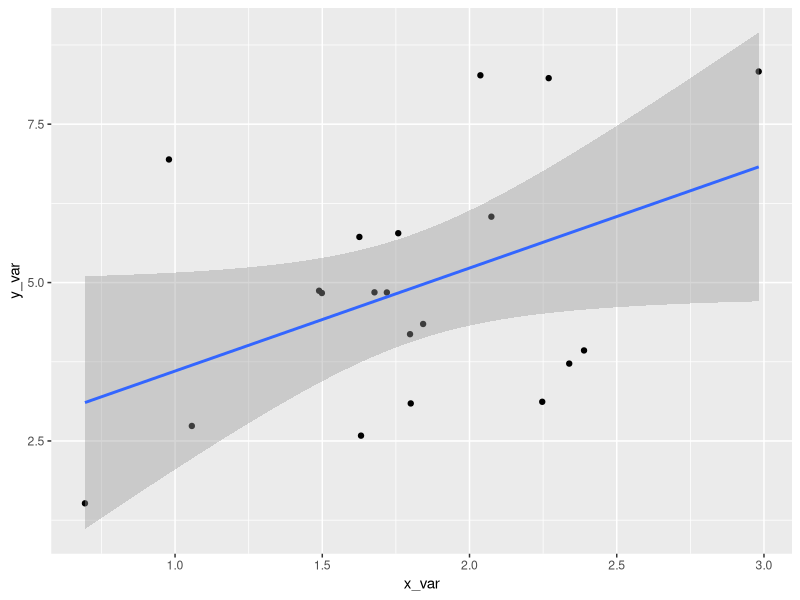
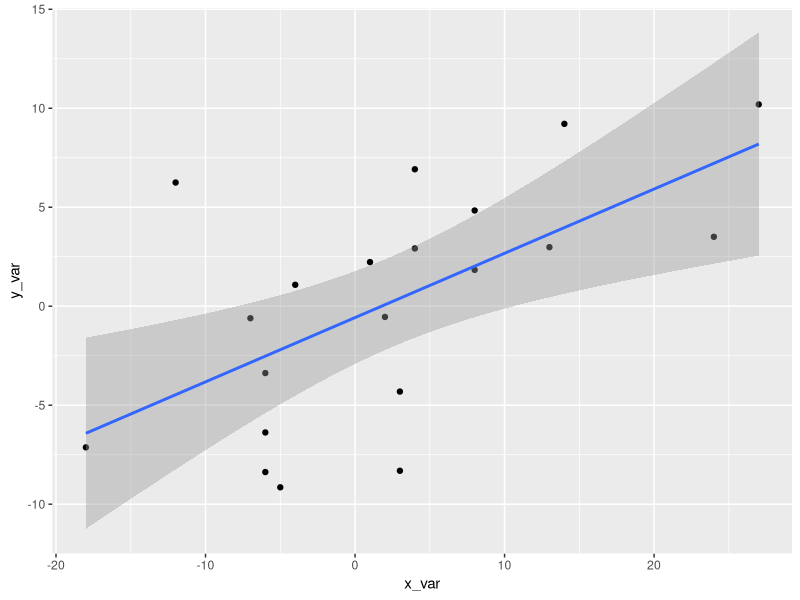

The R source for these figures, in order:
## ---- chunk 1
# Description ------------------
# A script that simulates data for my yellow birch regeneration project.  This script creates simulated data based on the real parameters from my dataset and then runs a linear model and graphs the results.  The independent variable is the size of the fallen over root mounds that the yellow brich are growing on and the dependent variable is the density of yellow birch seedlings growing on the root mound.

#  20 Mar 2022
#SPC

# Initialize -------------------
library(tidyverse)
library(ggplot2)
#set.seed(100)

#library(TeachingDemos)
# char2seed("espresso withdrawal")
# char2seed("espresso withdrawal", set = FALSE)

# Load Functions ---------------

# FUNCTION:create_data
# purpose: Create simulated data for linear model using known parameters from my data
# input: lm data parameters -  slope
# output: A data frame containing the simulated data set based on the given parameters
# ------------------------
create_simdata <- function(slope = runif(1), n = 10, mean = 50, sd = 10, intercept = 0) {
  noise <- rnorm(n = n, mean = 0, sd = 2)
  x_val  <- rnorm(n = n, mean = mean, sd = sd)
  y_val <- slope*x_val + noise + intercept
  df <- data.frame(x_val, y_val)
  
  return(df)
}


##########################
# FUNCTION:run_model
# purpose: Use x and y vectors to create a linear model
# input:x and y vectors of the same length 
# output: A summary of the results from a linear model run on these vectors
# ------------------------
run_model <- function(x= NULL, y = NULL) {
  if(is.null(x)) print("No Data!") else
  lm1 <- lm(x ~ y)
  summary(lm1)
}

##########################
# FUNCTION:graph_results
# purpose: Graph the simulated data
# input: x and y vectors of the same length that can be graphed in a scatterplot
# output: A scatterplot of the two given vectors
# ------------------------
graph_results <- function(x_var=runif(10), y_var=runif(10)) {
  d_frame <- data.frame(x_var, y_var)
  reg_plot <- ggplot(data = d_frame) +
    aes(x=x_var, y=y_var) +
    geom_point() +
    stat_smooth(method=lm, se=0.95)
  print(reg_plot)
  message("regression data plotted")
  #ggsave(filename="reg_plot.pdf",
   #      plot=reg_plot,
    #     device="pdf")
}


# Global Variables -------------
df1 <- create_simdata(slope=2.5, n=20, mean=1.8, sd=0.7)


# Program Body -----------------
run_model(x = df1$x_val, y = df1$y_val)

graph_results(x_var = df1$x_val, y_var = df1$y_val)

## ---- chunk 2
# Description ------------------
# A script that simulates data for my yellow birch regeneration project.  This script creates simulated data based on the real parameters from my dataset and then runs a linear model and graphs the results.  The independent variable is the size of the fallen over root mounds that the yellow brich are growing on and the dependent variable is the count of yellow birch seedlings growing on the root mound.

#  20 Mar 2022
#SPC

# Initialize -------------------
library(tidyverse)
library(ggplot2)
#set.seed(100)

#library(TeachingDemos)
# char2seed("espresso withdrawal")
# char2seed("espresso withdrawal", set = FALSE)

# Load Functions ---------------

# FUNCTION:create_data
# purpose: Create simulated data for linear model using known parameters from my data
# input: lm data parameters -  slope
# output: A data frame containing the simulated data set based on the given parameters
# ------------------------
create_simdata <- function(slope = runif(1), n = 10, mean = 50, sd = 10, intercept = 0) {
  noise <- round(rnorm(n = n, mean = 0, sd = 5))
  x_val  <- round(rnorm(n = n, mean = mean, sd = sd))
  y_val <- slope*x_val + noise + intercept
  df <- data.frame(x_val, y_val)
  
  return(df)
}


##########################
# FUNCTION:run_model
# purpose: Use x and y vectors to create a linear model
# input:x and y vectors of the same length 
# output: A summary of the results from a linear model run on these vectors
# ------------------------
run_model <- function(x= NULL, y = NULL) {
  if(is.null(x)) print("No Data!") else
  lm1 <- lm(x ~ y)
  summary(lm1)
}

##########################
# FUNCTION:graph_results
# purpose: Graph the simulated data
# input: x and y vectors of the same length that can be graphed in a scatterplot
# output: A scatterplot of the two given vectors
# ------------------------
graph_results <- function(x_var=runif(10), y_var=runif(10)) {
  d_frame <- data.frame(x_var, y_var)
  reg_plot <- ggplot(data = d_frame) +
    aes(x=x_var, y=y_var) +
    geom_point() +
    stat_smooth(method=lm, se=0.95)
  print(reg_plot)
  message("regression data plotted")
  #ggsave(filename="reg_plot.pdf",
   #      plot=reg_plot,
    #     device="pdf")
}


# Global Variables -------------
df1 <- create_simdata(n = 20, mean = 7.4, sd = 10.9) #these are the updated values for the count of seedlings


# Program Body -----------------
run_model(x = df1$x_val, y = df1$y_val)

graph_results(x_var = df1$x_val, y_var = df1$y_val)

